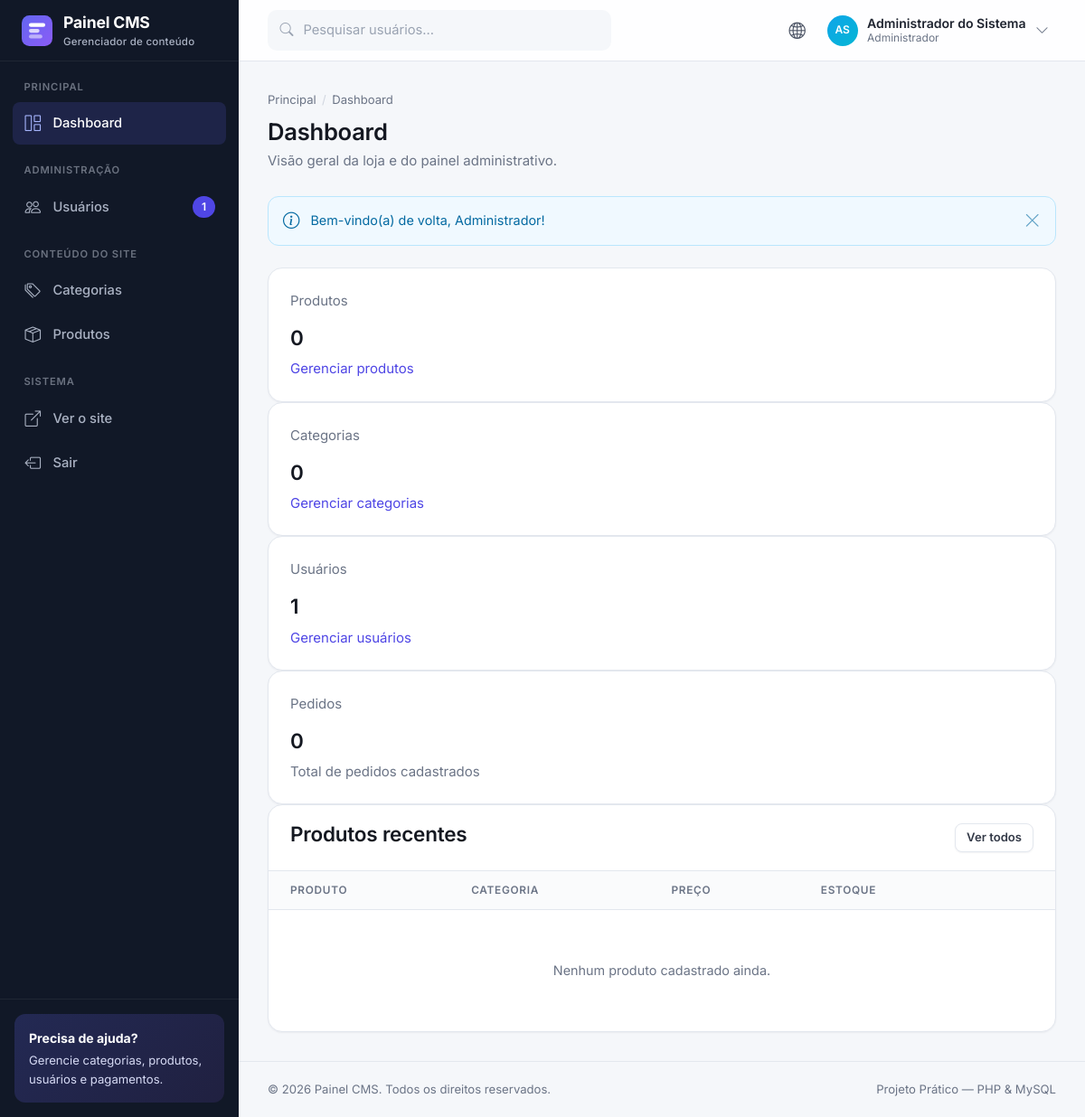
/pages/dashboard.php (signed in), run on the app's committed database.
### tables this page shows
CREATE TABLE usuarios (
  id            INT UNSIGNED NOT NULL AUTO_INCREMENT,
  nome          VARCHAR(100) NOT NULL,
  email         VARCHAR(150) NOT NULL,
  usuario       VARCHAR(30)  NOT NULL,                   
  senha         VARCHAR(255) NOT NULL,                   
  telefone      VARCHAR(20)  NULL,
  foto          VARCHAR(255) NULL,                       
  biografia     MEDIUMTEXT   NULL,                       
  perfil        ENUM('admin','editor') NOT NULL DEFAULT 'editor',
  status        TINYINT(1)   NOT NULL DEFAULT 1,         
  criado_em     DATETIME     NOT NULL DEFAULT CURRENT_TIMESTAMP,
  atualizado_em DATETIME     NULL ON UPDATE CURRENT_TIMESTAMP,
  ultimo_acesso DATETIME     NULL,

  PRIMARY KEY (id),
  UNIQUE KEY uk_usuarios_email   (email),
  UNIQUE KEY uk_usuarios_usuario (usuario),
  KEY idx_usuarios_perfil_status (perfil, status)        
);

### includes/auth.php (called while the page is built, shortened)
<?php
require_once __DIR__ . '/sessao.php';
$sql = $pdo->prepare('SELECT id, nome, email, usuario, foto, perfil, status FROM usuarios WHERE id = ?');
$sql->execute([$_SESSION['usuario_id']]);
$usuarioLogado = $sql->fetch();
function ehAdmin(): bool
{
    return ($_SESSION['usuario_perfil'] ?? '') === 'admin';
}

### includes/funcoes.php (the view, shortened to what this page needs)
<?php
function e($texto): string
{
    return htmlspecialchars((string) $texto, ENT_QUOTES, 'UTF-8');
}
function exibirMensagem(): void
{
    $mensagem = $_SESSION['mensagem'];
    $icones = [
        'success' => 'bi-check-circle',
        'danger'  => 'bi-exclamation-octagon',
        'warning' => 'bi-exclamation-triangle',
        'info'    => 'bi-info-circle',
    ];
    $tipo = isset($icones[$mensagem['tipo']]) ? $mensagem['tipo'] : 'info';
    echo '<div class="alert alert-' . $tipo . '" role="alert">'
       . '<i class="bi ' . $icones[$tipo] . '"></i>'
       . '<div>' . e($mensagem['texto']) . '</div>'
       . '<button type="button" class="alert__close" aria-label="Fechar"><i class="bi bi-x-lg"></i></button>'
       . '</div>';
}
function nomePerfil(string $perfil): string
{
    return $perfil === 'admin' ? 'Administrador' : 'Editor';
}
function iniciais(string $nome): string
{
    $partes = preg_split('/\s+/', trim($nome));
    $primeira = mb_substr($partes[0], 0, 1);
    $ultima   = count($partes) > 1 ? mb_substr(end($partes), 0, 1) : '';
    return mb_strtoupper($primeira . $ultima);
}
function avatar(array $usuario, string $classeExtra = ''): string
{
    $classe = trim('avatar ' . $classeExtra);
    $cor = 'avatar--c' . (($usuario['id'] % 5) + 1);
    return '<span class="' . $classe . ' ' . $cor . '">' . e(iniciais($usuario['nome'])) . '</span>';
}

### includes/header.php (shortened to what this page needs)
<!DOCTYPE html>
<html lang="pt-BR">
<head>
  <link rel="stylesheet" href="../css/vendor/bootstrap-icons/bootstrap-icons.min.css">
  <link rel="stylesheet" href="../css/style.css">
</head>
<body>
  <div class="app">
    <?php require __DIR__ . '/sidebar.php'; ?>
    <div class="main">
      <header class="topbar">
        <?php if (ehAdmin()): ?>
        <form class="topbar__search" action="usuarios.php" method="get" role="search">
          <i class="bi bi-search"></i>
          <input type="search" class="form-control" name="busca" placeholder="Pesquisar usuários..." aria-label="Pesquisar usuários">
        </form>
        <?php endif; ?>
        <div class="topbar__actions">
          <a href="../loja.php" class="icon-btn" title="Ver o site" target="_blank" rel="noopener"><i class="bi bi-globe2"></i></a>
          <div class="dropdown">
            <button type="button" class="user-menu" data-dropdown-toggle aria-haspopup="true" aria-expanded="false">
              <?= avatar($usuarioLogado, 'avatar-sm') ?>
              <span class="user-menu__info">
                <span class="user-menu__name"><?= e($usuarioLogado['nome']) ?></span>
                <span class="user-menu__role"><?= nomePerfil($usuarioLogado['perfil']) ?></span>
              </span>
              <i class="bi bi-chevron-down text-muted"></i>
            </button>
          </div>
        </div>
      </header>

### data on the page
usuarios: nome "AS", nome "Administrador do Sistema", perfil "Administrador"

### other printed values
$totalUsuariosMenu "1"
$mensagem['texto'] "Bem-vindo(a) de volta, Administrador!"
$totais['produtos'] "0"
$totais['categorias'] "0"
$totais['usuarios'] "1"
$totais['pedidos'] "0"
